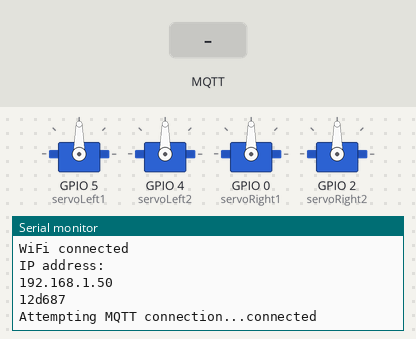
A sketch run on a simulated ESP8266 (NodeMCU). Parts: 4 × servo, the last lines printed to the serial monitor. The test bench sets the inputs (shaded band). WiFi joins after 1.5 s; servers stay silent unless stated; no MQTT or app messages arrive unless stated.

Above: at 3.7 s.
3.8 s: MQTT message "1" arrives on the first subscribed topic
At 5.0 s:
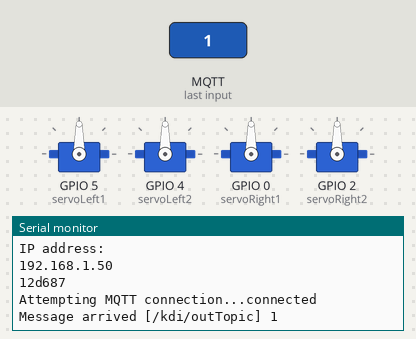
5.3 s: MQTT message "on" arrives on the first subscribed topic
At 6.6 s:
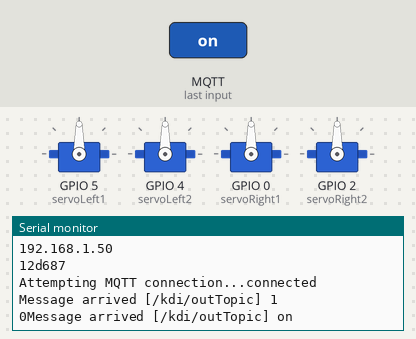
7.3 s: MQTT message "off" arrives on the first subscribed topic
At 8.1 s:
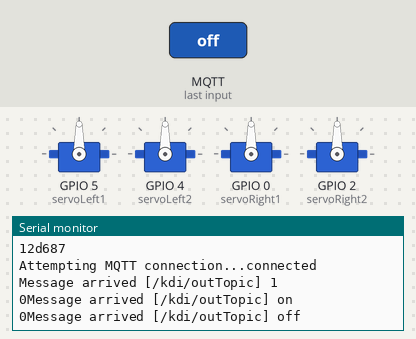

The sketch:

otto_mqtt_json_array.ino
```cpp
#include <ESP8266WiFi.h>
#include <PubSubClient.h>
#include <ArduinoJson.h>
#include <Servo.h>

// 아래의 6개설정은 사용자 환경에 맞게 수정하세요.
const char* ssid = "i2r"; // 와이파이 AP, 또는 스마트폰의 핫스판 이름
const char* password = "00000000";  // 와이파이 AP, 또는 스마트폰의 핫스판 이름
const char* mqtt_server = "broker.mqtt-dashboard.com"; //브로커 주소
const char* outTopic = "/kdi/inTopic"; // 이름이 중복되지 않게 설정 기록
const char* inTopic = "/kdi/outTopic"; // 이름이 중복되지 않게 설정 기록
const char* clientName = "";  // setup 함수에서 자동생성
String sChipID;
char cChipID[20];

WiFiClient espClient;
PubSubClient client(espClient);
long lastMsg = 0;
char msg[50];
Servo servoLeft1;
Servo servoLeft2;
Servo servoRight1;
Servo servoRight2;

//json을 위한 설정
StaticJsonDocument<200> doc;
DeserializationError error;
JsonObject root;

int Duty,mode=0; //imode 0=초기치 1,2,3,4=서보모터 회전 5=동작속도 9=DoArray
int data[100],volume;  //volume : data[]의 개수
int iTime=500;  // 로봇 동작속도

void setup() {
  Serial.begin(115200);
  setup_wifi();
  delay(1000);

  //이름 자동으로 생성
  sChipID=String(ESP.getChipId(),HEX);
  sChipID.toCharArray(cChipID,sChipID.length()+1);
  clientName=&cChipID[0];
  Serial.println(clientName);

  client.setServer(mqtt_server, 1883);
  client.setCallback(callback);

  servoLeft1.attach(5);  // attaches the servo on GIO5 to the servo object
  servoLeft2.attach(4);
  servoRight1.attach(0);
  servoRight2.attach(2);
}

void setup_wifi() {
  // We start by connecting to a WiFi network
  Serial.println();
  Serial.print("Connecting to ");
  Serial.println(ssid);

  WiFi.begin(ssid, password);

  while (WiFi.status() != WL_CONNECTED) {
    delay(500);
    Serial.print(".");
  }

  Serial.println("");
  Serial.println("WiFi connected");
  Serial.println("IP address: ");
  Serial.println(WiFi.localIP());
}

// 통신에서 문자가 들어오면 이 함수의 payload 배열에 저장된다.
void callback(char* topic, byte* payload, unsigned int length) {
    int i,j,k;
  Serial.print("Message arrived [");
  Serial.print(topic);
  Serial.print("] ");
  for (i = 0; i < length; i++) {
    Serial.print((char)payload[i]);
  }
  Serial.println();

  int premode=mode;
  deserializeJson(doc,payload);
  root = doc.as<JsonObject>();
  mode = root["mode"];
  Duty = root["duty"];
  if(mode==0)
    InitSet();
  else if(mode==1)
    servoLeft1.write(Duty);
  else if(mode==2)
    servoLeft2.write(Duty);
  else if(mode==3)
    servoRight1.write(Duty);
  else if(mode==4)
    servoRight2.write(Duty);
  else if(mode==5) {
    iTime = root["valocity"];
    mode=premode;
  }
  else if(mode==9) {
      volume = root["volume"];
      Serial.println(volume);
      for(i=0; i<volume;i++)
        data[i]= root["data"][i];
    Serial.println("=======");
    for(i=0;i<volume;i++)
      Serial.println(data[i]);
  }
  else
    Serial.print("No choice");
  Serial.print(mode);
}

// mqtt 통신에 지속적으로 접속한다.
void reconnect() {
  // Loop until we're reconnected
  while (!client.connected()) {
    Serial.print("Attempting MQTT connection...");
    // Attempt to connect
    if (client.connect(clientName)) {
      Serial.println("connected");
      // Once connected, publish an announcement...
      client.publish(outTopic, "Reconnected");
      // ... and resubscribe
      client.subscribe(inTopic);
    } else {
      Serial.print("failed, rc=");
      Serial.print(client.state());
      Serial.println(" try again in 5 seconds");
      // Wait 5 seconds before retrying
      delay(5000);
    }
  }
}

void DoArray() {
  int i,j,k;
  k=volume/4;
  for(i=0 ; i<volume ; i++) {
    j=i%4;
    Serial.println(j);
    Serial.println(data[i]);
    if(j==0)
       servoLeft1.write(data[i]);
    else if(j==1)
       servoLeft2.write(data[i]);
    else if(j==2)
       servoRight1.write(data[i]);
    else if(j==3)
       servoRight2.write(data[i]);

    delay(iTime);
  }
}

void InitSet() {
  servoLeft1.write(90);
  delay(iTime);
  servoLeft2.write(90);
  delay(iTime);
  servoRight1.write(90);
  delay(iTime);
  servoRight2.write(90);
  delay(iTime);
}


void loop() {

  if (!client.connected()) {
    reconnect();
  }
  client.loop();
  if(mode==9)
    DoArray();
}
```

Measured:
- after the input at 3.8 s, the serial monitor: prints a new line at once (image 1)
- after the input at 5.3 s, the serial monitor: prints a new line after 0.50 s (image 2)
- after the input at 7.3 s, the serial monitor: prints a new line after 0.50 s (image 3)
